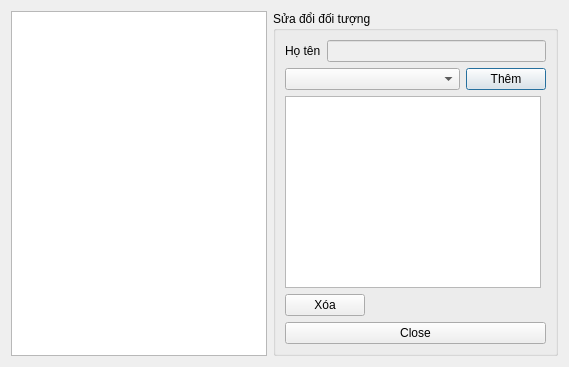
<?xml version="1.0" encoding="UTF-8"?>
<ui version="4.0">
 <class>Dialog_suaDT</class>
 <widget class="QDialog" name="Dialog_suaDT">
  <property name="geometry">
   <rect>
    <x>0</x>
    <y>0</y>
    <width>567</width>
    <height>367</height>
   </rect>
  </property>
  <property name="windowTitle">
   <string>Dialog</string>
  </property>
  <layout class="QHBoxLayout" name="horizontalLayout">
   <item>
    <widget class="QTreeView" name="treeView_listsv">
     <property name="sizePolicy">
      <sizepolicy hsizetype="Fixed" vsizetype="Expanding">
       <horstretch>0</horstretch>
       <verstretch>0</verstretch>
      </sizepolicy>
     </property>
    </widget>
   </item>
   <item>
    <widget class="QGroupBox" name="groupBox">
     <property name="title">
      <string>Sửa đổi đối tượng</string>
     </property>
     <layout class="QVBoxLayout" name="verticalLayout">
      <item>
       <layout class="QFormLayout" name="formLayout_3">
        <item row="0" column="0">
         <widget class="QLabel" name="label">
          <property name="text">
           <string>Họ tên</string>
          </property>
         </widget>
        </item>
        <item row="0" column="1">
         <widget class="QLineEdit" name="lineEdit_hoten">
          <property name="enabled">
           <bool>false</bool>
          </property>
         </widget>
        </item>
        <item row="1" column="0" colspan="2">
         <layout class="QFormLayout" name="formLayout">
          <property name="fieldGrowthPolicy">
           <enum>QFormLayout::AllNonFixedFieldsGrow</enum>
          </property>
          <item row="0" column="0">
           <widget class="QComboBox" name="comboBox_dt">
            <property name="minimumSize">
             <size>
              <width>175</width>
              <height>0</height>
             </size>
            </property>
           </widget>
          </item>
          <item row="0" column="1">
           <widget class="QPushButton" name="pushButton_add">
            <property name="text">
             <string>Thêm</string>
            </property>
           </widget>
          </item>
         </layout>
        </item>
       </layout>
      </item>
      <item>
       <layout class="QFormLayout" name="formLayout_2">
        <property name="fieldGrowthPolicy">
         <enum>QFormLayout::AllNonFixedFieldsGrow</enum>
        </property>
        <item row="1" column="0">
         <widget class="QPushButton" name="pushButton_delete">
          <property name="text">
           <string>Xóa</string>
          </property>
         </widget>
        </item>
        <item row="0" column="0">
         <widget class="QTreeView" name="treeView_dt"/>
        </item>
       </layout>
      </item>
      <item>
       <widget class="QPushButton" name="pushButton">
        <property name="text">
         <string>Close</string>
        </property>
       </widget>
      </item>
     </layout>
    </widget>
   </item>
  </layout>
 </widget>
 <resources/>
 <connections>
  <connection>
   <sender>pushButton</sender>
   <signal>clicked()</signal>
   <receiver>Dialog_suaDT</receiver>
   <slot>reject()</slot>
   <hints>
    <hint type="sourcelabel">
     <x>426</x>
     <y>330</y>
    </hint>
    <hint type="destinationlabel">
     <x>561</x>
     <y>260</y>
    </hint>
   </hints>
  </connection>
 </connections>
</ui>
